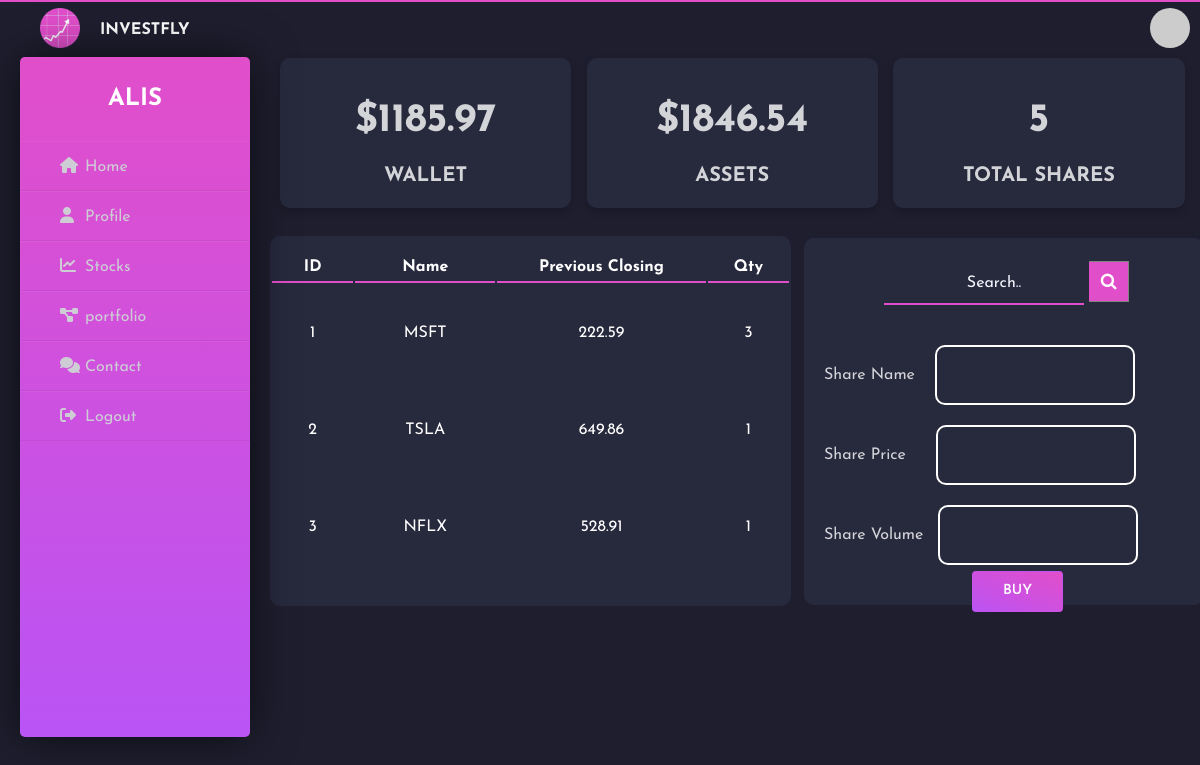
Screenshot of /dashboard (signed in) with the database file from the repository.
### app/models.py (models this page shows, shortened)
class user_login(UserMixin, db.Model):
    id = db.Column(db.Integer, primary_key=True, nullable=False)
    username = db.Column(db.String(64), index=True, unique=True, nullable=False)
    email = db.Column(db.String(120), index=True, unique=True, nullable=False)
    password_hash = db.Column(db.String(128))
    def avatar(self, size):
        digest = md5(self.email.lower().encode('utf-8')).hexdigest()
        return 'https://www.gravatar.com/avatar/{}?d=identicon&s={}'.format(digest, size)

class wallet(db.Model):
    id = db.Column(db.Integer, primary_key=True, nullable=False)
    user_id = db.Column(db.Integer, db.ForeignKey('user_login.id',onupdate='CASCADE',ondelete='CASCADE'),unique=True, nullable=False)
    balance = db.Column(db.Float)

class stock(db.Model):
    id = db.Column(db.Integer, primary_key=True, nullable=False)
    stock_name = db.Column(db.String, nullable=False)
    quantity = db.Column(db.Integer, nullable=False)
    curr_price = db.Column(db.Float, nullable=False)
    user_id = db.Column(db.Integer, db.ForeignKey('user_login.id',onupdate='CASCADE',ondelete='CASCADE'), nullable=False)
    def get_list(self):
        return [self.id, self.stock_name, self.curr_price , self.quantity]

### app/routes.py (the view)
@app.route('/dashboard', methods = ['GET', 'POST'])
@login_required
def dashboard():
    search_s = SearchForm()
    search_results = ['', '']
    user = user_info.query.filter_by(id=current_user.id).first_or_404()
    u_wallet = wallet.query.filter_by(user_id=current_user.id).first_or_404()
    u_wallet.balance = "{:.2F}".format(u_wallet.balance)
    shares = db.session.query(func.sum(stock.quantity)).filter(stock.user_id==current_user.id).scalar()
    db.session.commit()
    headings = ['ID', 'Name', 'Previous Closing','Qty']
    user_stocks = stock.query.filter_by(user_id=current_user.id).all()
    data = []
    assets = 0
    for i in range(len(user_stocks)):
        data.append(user_stocks[i].get_list())
        assets = assets + (user_stocks[i].curr_price * user_stocks[i].quantity)
    assets = "{:.2F}".format(assets)
    if search_s.validate_on_submit():
        ticker_info = search_ticker(search_s.search.data)
        search_results = [ticker_info.name, ticker_info.price, ticker_info.volume]
    return render_template('dashboard.html', wallet=u_wallet,
                            data=data , headings=headings,
                            results=search_results,
                            searches=search_s, assets=assets,
                            shares=shares)

### app/forms.py
class SearchForm(FlaskForm):
    search = StringField('Search..')
    submit = SubmitField('Search')

### app/models.py (called while the page is built)
@app.before_request
def before_request():
    session.permanent = True
    app.permanent_session_lifetime = timedelta(seconds=600)

@login.user_loader
def load_user(id):
    return user_login.query.get(int(id))

### app/templates/dashboard.html (shortened to what this page needs)
{% extends "base2.html" %}
{% block head %}
  <link rel= "stylesheet" type= "text/css" href= "{{url_for('static',filename='css/dashboard.css')}}">
  <link rel="stylesheet" href="https://cdnjs.cloudflare.com/ajax/libs/font-awesome/4.7.0/css/font-awesome.min.css">
{% endblock %}
{% block content %}
<div class="row">
    <div class="column">
      <div class="card">
        <div class="container">
        <h1><b>${{ wallet.balance }} </b></h1>
        <h3><b>WALLET</b></h3>
      </div>
    </div>
    </div>
     <div class="column">
      <div class="card">
        <div class="container">
        <h1><b>${{ assets }}</b></h1>
        <h3><b>ASSETS</b></h3>
      </div>
     </div>
    </div>
     <div class="column">
      <div class="card">
        <div class="container">
        <h1><b>{{shares}}</b></h1>
        <h3><b>TOTAL SHARES</b></h3>
      </div>
    </div>
  </div>
</div>
<div class="search-box">
 <form action="" method="post" >
  <div class="shares">
    <div class="example">
      <input type="text" name="search" placeholder="Search..">
      <button type="submit" onclick="loading()"><i class="fa fa-search"></i></button>
    </div>
    <div class="data">
      <label class=label1 for="fname">Share Name</label>
      <input class="items" type="text" name="Share Name" placeholder="{{ results[0]}}" disabled>
    </div>
    <div class="data">
      <label class=label2 for="fname">Share Price</label>
      <input class="items" type="text" name="Share Name" placeholder="{{ results[1]}}" disabled>
    </div>
    <div class="data">
      <label class=label3 for="fname">Share Volume</label>
      <input class="items" type="text" name="Share Name" placeholder="{{ results[2]}}" disabled>
    </div>
  </form>
  </div>
<div>
<a href="{{url_for('buy')}}"id="myBtn" class="btn btn-fill btn-primary">BUY</a>
</div>
  <div class=row1>
  <table class="table">
    <tr class="tab_head">
        {% for header in headings %}
        <th class="tab_b">{{ header }}</th>
        {% endfor %}
    </tr>
    {% for row in data %}
    <tr>
        {% for cell in row %}
        <td class="tab_body">{{ cell }}</td>
        {% endfor %}
    </tr>
    {% endfor %}
 </table>
  </div>
{% endblock %}

### app/templates/base2.html (shortened to what this page needs)
<!DOCTYPE html>
<html lang="en">
<head>
	<link rel= "stylesheet" type= "text/css" href= "{{url_for('static',filename='css/base2.css')}}">
    {% block head %}{% endblock %}
</head>
<body>
<div class="wrapper">
    <img class="img" src="{{url_for('static',filename='img/logo1.png')}}" width="40" height="40" alt="" loading="lazy">
    <div class="header">
        <h4>INVESTFLY</h4>
    </div>
    <img class="user" src="{{current_user.avatar(128)}}" width="40" height="40" alt="" loading="lazy">
    <div class="sidebar">
        <h2>{{current_user.username}}</h2>
        <ul>
            <li><a href="{{ url_for('home_page' )}}"><i class="fas fa-home"></i>Home</a></li>
            <li><a href="{{ url_for('profile') }}"><i class="fas fa-user"></i>Profile</a></li>
            <li><a href="{{ url_for('stocks') }}"><i class="fas fa-chart-line"></i>Stocks</a></li>
            <li><a href="{{ url_for('portfolio') }}"><i class="fas fa-project-diagram"></i>portfolio</a></li>
            <li><a href="#"><i class="fas fa-comments"></i>Contact</a></li>
            <li><a href="{{ url_for('logout') }}"><i class="fas fa-sign-out-alt"></i>Logout</a></li>
        </ul>
    </div>
</div>
{% block content%}
{% endblock %}
</body>
</html>

### app/Static/css/base2.css (style rules this page uses)
* { margin: 0; padding: 0; box-sizing: border-box; list-style: none; text-decoration: none; font-family: 'Josefin Sans', sans-serif; }
::placeholder { color:ghostwhite; }
body { background-color: rgb(2, 11, 37); }
.wrapper { border-top: 2px solid #e14eca; width: 100%; display: flex; position: relative; }
.wrapper .sidebar { margin-left: 20px; margin-top: 55px; width: 230px; height: 85%; background: #ba54f5; background: -webkit-linear-gradient(0deg, #ba54f5 0%, #e14eca 100%); background: -o-linear-gradient(0deg, #ba54f5 0%, #e14eca 100%); background: -moz-linear-gradient(0deg, #ba54f5 0%, #e14eca 100%); background: linear-gradient(0deg, #ba54f5 0%, #e14eca 100%); padding: 30px 0px; position: fixed; border-radius: 5px; box-shadow: 0px 0px 45px 0px rgba(0, 0, 0, 0.6); display: block; overflow: auto; }
.wrapper .sidebar h2 { color: #fff; text-transform: uppercase; text-align: center; margin-bottom: 30px; }
.wrapper .sidebar ul li { padding: 15px; border-bottom: 1px solid #bdb8d7; border-bottom: 1px solid rgba(0,0,0,0.05); border-top: 1px solid rgba(255,255,255,0.05); }
.wrapper .sidebar ul li a { margin-left: 25px; color: #cecdd5; display: block; }
.wrapper .sidebar ul li a .fas { width: 25px; }
.wrapper .header { padding-top: 20px; background: #1e1e2f; color: white; text-transform: uppercase; text-align: center; margin-left: 20px; }
.wrapper .img { margin-top: 6px; margin-left: 40px; }
.wrapper .user { border-radius: 50%; margin-left: 80% ; margin-top: 6px; }

### rows the page displays
user_login: username "ALIS"
wallet: balance "1185.97"
stock: row "1" "3", stock_name "MSFT", curr_price "222.59"
stock: row "2" "1", stock_name "TSLA", curr_price "649.86"
stock: row "3" "1", stock_name "NFLX", curr_price "528.91"

### other values shown
{{ assets }} "1846.54"
{{ shares }} "5"
{{ header }} "ID" "Name" "Previous Closing" "Qty"
